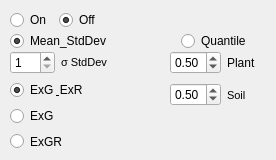
     <widget class="QWidget" name="tab_2">
      <attribute name="title">
       <string>Auto Filter</string>
      </attribute>
      <widget class="QWidget" name="layoutWidget_8">
       <property name="geometry">
        <rect>
         <x>10</x>
         <y>30</y>
         <width>241</width>
         <height>22</height>
        </rect>
       </property>
       <layout class="QHBoxLayout" name="horizontalLayout_3">
        <item>
         <widget class="QRadioButton" name="rdbtn_auto_filter_method_MeanStdDev">
          <property name="text">
           <string>Mean_StdDev</string>
          </property>
          <property name="checked">
           <bool>true</bool>
          </property>
         </widget>
        </item>
        <item>
         <spacer name="horizontalSpacer">
          <property name="orientation">
           <enum>Qt::Horizontal</enum>
          </property>
          <property name="sizeHint" stdset="0">
           <size>
            <width>40</width>
            <height>20</height>
           </size>
          </property>
         </spacer>
        </item>
        <item>
         <widget class="QRadioButton" name="rdbtn_auto_filter_method_Quantile">
          <property name="text">
           <string>Quantile</string>
          </property>
          <property name="checked">
           <bool>false</bool>
          </property>
         </widget>
        </item>
       </layout>
      </widget>
      <widget class="QWidget" name="layoutWidget">
       <property name="geometry">
        <rect>
         <x>10</x>
         <y>10</y>
         <width>92</width>
         <height>21</height>
        </rect>
       </property>
       <layout class="QHBoxLayout" name="horizontalLayout">
        <item>
         <widget class="QRadioButton" name="rdbtn_auto_filter_on">
          <property name="text">
           <string>On</string>
          </property>
         </widget>
        </item>
        <item>
         <widget class="QRadioButton" name="rdbtn_auto_filter_off">
          <property name="text">
           <string>Off</string>
          </property>
          <property name="checked">
           <bool>true</bool>
          </property>
         </widget>
        </item>
       </layout>
      </widget>
      <widget class="QWidget" name="layoutWidget">
       <property name="geometry">
        <rect>
         <x>170</x>
         <y>50</y>
         <width>97</width>
         <height>58</height>
        </rect>
       </property>
       <layout class="QVBoxLayout" name="verticalLayout_13">
        <item>
         <layout class="QHBoxLayout" name="horizontalLayout_4">
          <item>
           <widget class="QDoubleSpinBox" name="sBox_plant_quantil">
            <property name="decimals">
             <number>2</number>
            </property>
            <property name="maximum">
             <double>1.000000000000000</double>
            </property>
            <property name="singleStep">
             <double>0.010000000000000</double>
            </property>
            <property name="value">
             <double>0.500000000000000</double>
            </property>
           </widget>
          </item>
          <item>
           <widget class="QLabel" name="label_16">
            <property name="font">
             <font>
              <pointsize>9</pointsize>
             </font>
            </property>
            <property name="text">
             <string>Plant</string>
            </property>
           </widget>
          </item>
         </layout>
        </item>
        <item>
         <layout class="QHBoxLayout" name="horizontalLayout_5">
          <item>
           <widget class="QDoubleSpinBox" name="sBox_soil_quantil">
            <property name="decimals">
             <number>2</number>
            </property>
            <property name="maximum">
             <double>1.000000000000000</double>
            </property>
            <property name="singleStep">
             <double>0.010000000000000</double>
            </property>
            <property name="value">
             <double>0.500000000000000</double>
            </property>
           </widget>
          </item>
          <item>
           <widget class="QLabel" name="label_17">
            <property name="font">
             <font>
              <pointsize>8</pointsize>
             </font>
            </property>
            <property name="text">
             <string>Soil</string>
            </property>
           </widget>
          </item>
         </layout>
        </item>
       </layout>
      </widget>
      <widget class="QWidget" name="layoutWidget">
       <property name="geometry">
        <rect>
         <x>10</x>
         <y>50</y>
         <width>97</width>
         <height>25</height>
        </rect>
       </property>
       <layout class="QHBoxLayout" name="horizontalLayout_6">
        <item>
         <widget class="QSpinBox" name="sBox_Sigma">
          <property name="minimum">
           <number>1</number>
          </property>
          <property name="maximum">
           <number>3</number>
          </property>
         </widget>
        </item>
        <item>
         <widget class="QLabel" name="label_3">
          <property name="font">
           <font>
            <pointsize>8</pointsize>
           </font>
          </property>
          <property name="text">
           <string>σ StdDev</string>
          </property>
         </widget>
        </item>
       </layout>
      </widget>
      <widget class="QWidget" name="layoutWidget">
       <property name="geometry">
        <rect>
         <x>10</x>
         <y>80</y>
         <width>77</width>
         <height>71</height>
        </rect>
       </property>
       <layout class="QVBoxLayout" name="verticalLayout_14">
        <item>
         <widget class="QRadioButton" name="rdbtn_ExG_ExR_Filter">
          <property name="text">
           <string>ExG &amp; ExR</string>
          </property>
          <property name="checked">
           <bool>true</bool>
          </property>
         </widget>
        </item>
        <item>
         <widget class="QRadioButton" name="rdbtn_ExG_Filter">
          <property name="text">
           <string>ExG</string>
          </property>
         </widget>
        </item>
        <item>
         <widget class="QRadioButton" name="rdbtn_ExGR_Filter">
          <property name="text">
           <string>ExGR</string>
          </property>
         </widget>
        </item>
       </layout>
      </widget>
     </widget>
